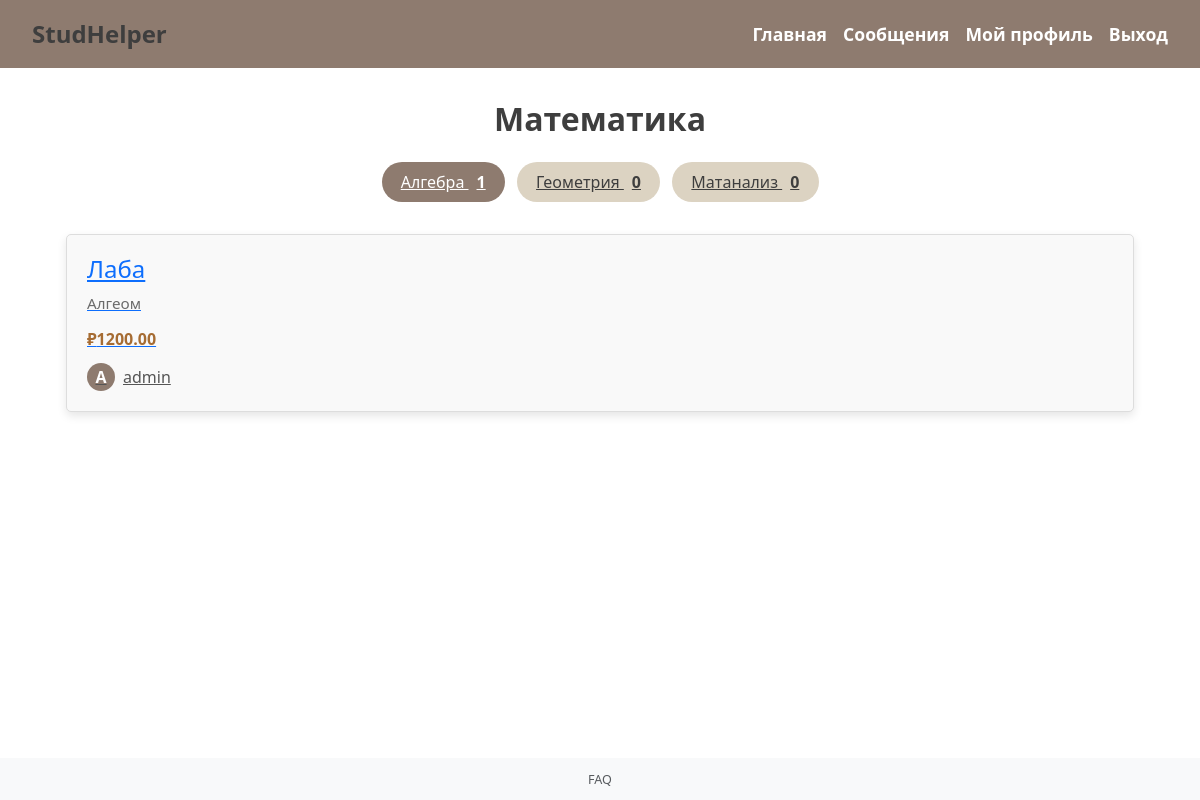
/tema/Алгебра (signed in), run on the app's committed database.
### app.py (models this page shows)
class Category(db.Model):
    id = db.Column(db.Integer, primary_key=True)
    name = db.Column(db.String(100), unique=True, nullable=False)
    subcategories = db.relationship('Subcategory', backref='category', lazy=True)

class Subcategory(db.Model):
    id = db.Column(db.Integer, primary_key=True)
    name = db.Column(db.String(100), unique=True, nullable=False)
    category_id = db.Column(db.Integer, db.ForeignKey('category.id'), nullable=False)

class Offer(db.Model):
    id = db.Column(db.Integer, primary_key=True)
    title = db.Column(db.String(200), nullable=False)
    description = db.Column(db.Text, nullable=False)
    price = db.Column(db.Float, nullable=False)
    subcategory_id = db.Column(db.Integer, db.ForeignKey('subcategory.id'), nullable=False)
    seller_id = db.Column(db.Integer, db.ForeignKey('user.id'), nullable=False)

class User(db.Model, UserMixin):
    id = db.Column(db.Integer, primary_key=True)
    username = db.Column(db.String(150), unique=True, nullable=False)
    password = db.Column(db.String(150), nullable=False)
    offers = db.relationship('Offer', backref='seller', lazy=True)  # связь с предложениями

### app.py (the view)
@app.route('/tema/<string:subtopic>')
def show_subtopic(subtopic):
    category_name = get_category_for_subtopic(subtopic)
    subcategories = get_subcategories_with_counts(category_name)
    subcategory = Subcategory.query.filter_by(name=subtopic).first()
    if subcategory:
        offers = Offer.query.filter_by(subcategory_id=subcategory.id).order_by(Offer.id.desc()).all()
    else:
        offers = []
    return render_template(
        'tema.html',
        category_name=category_name,
        subtopic_name=subtopic,
        subcategories=subcategories,
        offers=offers
    )

### app.py (called while the page is built)
@login_manager.user_loader
def load_user(user_id):
    return User.query.get(int(user_id))

def get_subcategories_with_counts(category_name):
    category = Category.query.filter_by(name=category_name).first()
    subcategories = []
    if category:
        subcategories = [
            {
                'name': subcategory.name,
                'count': Offer.query.filter_by(subcategory_id=subcategory.id).count()
            }
            for subcategory in category.subcategories
        ]
    return subcategories

def get_category_for_subtopic(subtopic):
    subcategory = Subcategory.query.filter_by(name=subtopic).first()
    if subcategory:
        return subcategory.category.name
    return 'Другие предметы'

### templates/tema.html
{% extends 'base.html' %}
{% block content %}
<div class="tema-page">
    <h1 class="tema-title">{{ category_name }}</h1>
    <div class="subcategory-tabs">
        {% for sub in subcategories %}
        <a href="{{ url_for('show_subtopic', subtopic=sub.name) }}"
           class="subcategory-tab {% if sub.name == subtopic_name %}active{% endif %}">
            {{ sub.name }} <span class="count">{{ sub.count }}</span>
        </a>
        {% endfor %}
    </div>
    {% if offers %}
    <div class="offers-grid">
        {% for offer in offers %}
        <div class="offer-card">
            <a href="{{ url_for('offer', offer_id=offer.id) }}">
                <h3>{{ offer.title }}</h3>
                <p class="description">{{ offer.description }}</p>
                <p class="price">₽{{ "%.2f"|format(offer.price) }}</p>
            </a>
            {% if offer.seller %}
            <a href="{{ url_for('profile', user_id=offer.seller.id) }}" class="seller">
                <span class="avatar">{{ offer.seller.username[0]|upper }}</span>
                {{ offer.seller.username }}
            </a>
            {% else %}
            <p class="seller">Продавец не найден</p>
            {% endif %}
        </div>
        {% endfor %}
    </div>
    {% else %}
    <div class="empty-message">
        Пока нет предложений в этой подкатегории
    </div>
    {% endif %}
</div>
{% endblock %}

### static/style.css (style rules this page uses)
body { display: flex; flex-direction: column; min-height: 100vh; }
.tema-title { font-size: 2rem; font-weight: bold; margin-bottom: 1.5rem; text-align: center; color: #3e3e3e; }
.subcategory-tabs { display: flex; flex-wrap: wrap; justify-content: center; gap: 0.75rem; margin-bottom: 2rem; }
.subcategory-tab { padding: 0.5rem 1.2rem; background-color: #dcd3c2; border-radius: 25px; color: #3e3e3e; font-weight: 500; transition: 0.2s; }
.subcategory-tab.active { background-color: #8e7b6f; color: white; }
.subcategory-tab .count { margin-left: 0.5rem; font-weight: bold; }
.offers-grid { display: grid; grid-template-columns: repeat(auto-fit, minmax(250px, 1fr)); gap: 1.5rem; }
.offer-card { background-color: white; border-radius: 12px; padding: 1rem; box-shadow: 0 4px 10px rgba(0, 0, 0, 0.1); transition: transform 0.2s ease, box-shadow 0.2s ease; }
.offer-card h3 { margin: 0 0 0.5rem; font-size: 1.2rem; }
.offer-card .description { font-size: 0.95rem; color: #6b6b6b; margin-bottom: 0.75rem; }
.offer-card .price { font-weight: bold; color: #a66c33; font-size: 1rem; margin-bottom: 0.75rem; }
.offer-card .seller { display: flex; align-items: center; gap: 0.5rem; color: #555; }
.offer-card .avatar { width: 28px; height: 28px; background-color: #8e7b6f; color: white; font-weight: bold; border-radius: 50%; display: flex; align-items: center; justify-content: center; }
.offer-card { border: 1px solid #ddd; padding: 20px; margin-bottom: 20px; border-radius: 5px; background-color: #f9f9f9; }
.offer-card h3 { font-size: 1.5rem; }
.offer-card p { font-size: 1rem; }

### data on the page
Category: name "Математика"
Subcategory: name "Алгебра", count "1"
Subcategory: name "Геометрия", count "0"
Subcategory: name "Матанализ", count "0"
Offer: title "Лаба", description "Алгеом", price "1200.00", seller "A", seller.username "admin"
